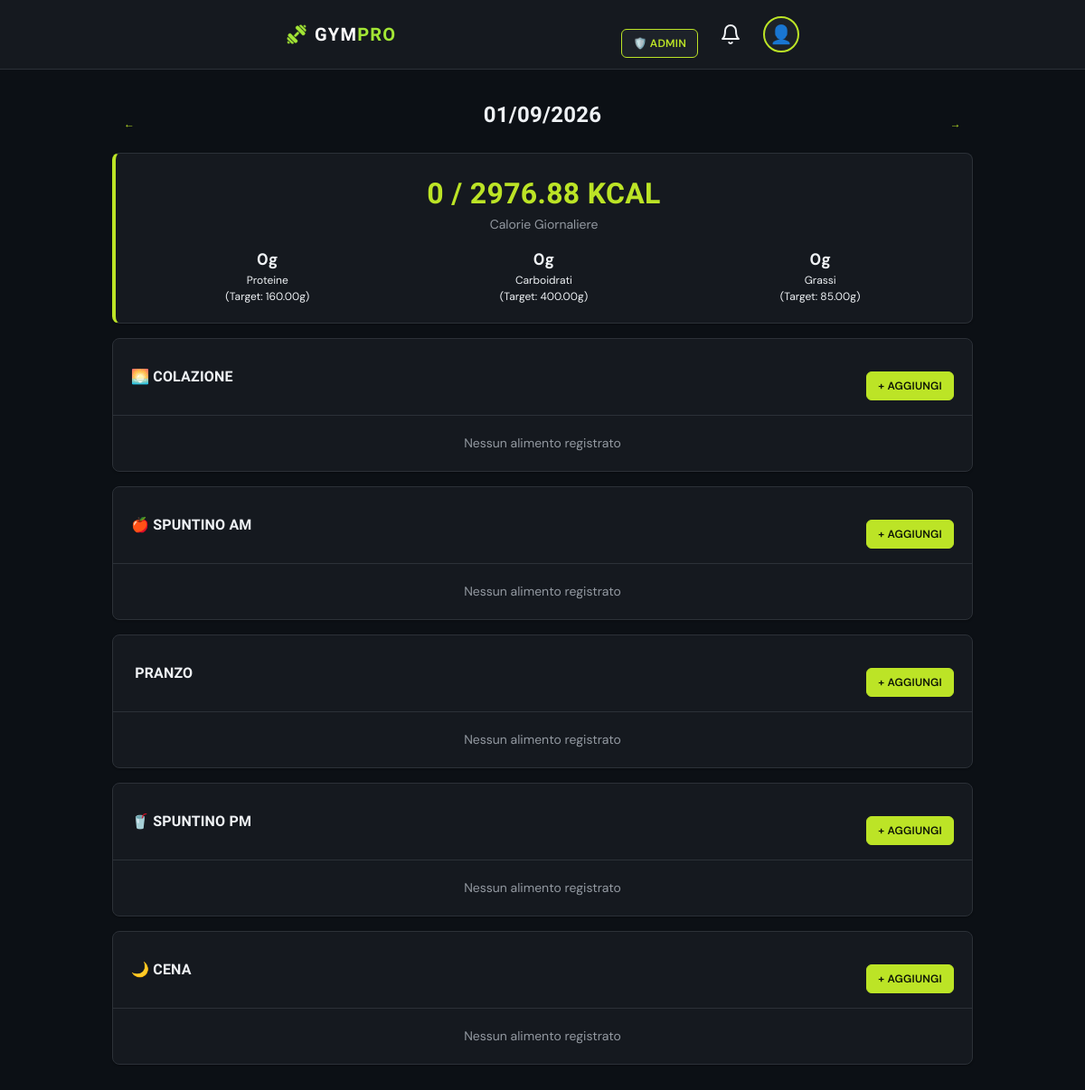
The app's page /nutrition/index.php (signed in) with its own data.
### tables this page shows
CREATE TABLE `user_profiles` (
  `id` int NOT NULL,
  `user_id` int NOT NULL,
  `age` int DEFAULT NULL,
  `height` decimal(5,2) DEFAULT NULL,
  `weight` decimal(5,2) DEFAULT NULL,
  `bmi` decimal(4,2) DEFAULT NULL,
  `training_level` enum('beginner','intermediate','advanced') DEFAULT 'intermediate',
  `goal` varchar(100) DEFAULT 'muscle_gain',
  `bmr` decimal(6,2) DEFAULT NULL,
  `tdee` decimal(6,2) DEFAULT NULL,
  `target_calories` decimal(6,2) DEFAULT NULL,
  `target_protein` decimal(6,2) DEFAULT '160.00',
  `target_carbs` decimal(6,2) DEFAULT '400.00',
  `target_fats` decimal(6,2) DEFAULT '85.00',
  `profile_photo` varchar(255) DEFAULT NULL,
  `created_at` timestamp NULL DEFAULT CURRENT_TIMESTAMP,
  `updated_at` timestamp NULL DEFAULT CURRENT_TIMESTAMP ON UPDATE CURRENT_TIMESTAMP
);

### nutrition/index.php (the view, shortened to what this page needs)
<?php
require_once '../config/database.php';
$user_id = $_SESSION['user_id'];
$today = date('Y-m-d');
$date = $_GET['date'] ?? $today;
$stmt = $pdo->prepare("SELECT target_calories, target_protein, target_carbs, target_fats FROM user_profiles WHERE user_id = ?");
$stmt->execute([$user_id]);
$targets = $stmt->fetch();
$stmt = $pdo->prepare("SELECT * FROM meals WHERE user_id = ? AND meal_date = ? ORDER BY FIELD(meal_type, 'breakfast', 'snack_am', 'lunch', 'snack_pm', 'dinner')");
$stmt->execute([$user_id, $date]);
$meals = $stmt->fetchAll();
$totals = ['cal' => 0, 'p' => 0, 'c' => 0, 'f' => 0];
$meal_labels = ['breakfast' => '🌅 Colazione', 'snack_am' => '🍎 Spuntino AM', 'lunch' => '️ Pranzo', 'snack_pm' => '🥤 Spuntino PM', 'dinner' => '🌙 Cena'];
?>
<!DOCTYPE html>
<html lang="it">
<head>
    <link rel="stylesheet" href="../assets/css/style.css">
</head>
<body>
    <?php include '../includes/header.php'; ?>
    <div class="container">
        <div class="flex-between mb-2">
            <a href="?date=<?= date('Y-m-d', strtotime($date . ' -1 day')) ?>" class="btn btn-sm">←</a>
            <h2 style="margin:0;"><?= date('d/m/Y', strtotime($date)) ?></h2>
            <a href="?date=<?= date('Y-m-d', strtotime($date . ' +1 day')) ?>" class="btn btn-sm">→</a>
        </div>
        <div class="card highlight-card">
            <div class="card-body text-center">
                <h3 style="color: var(--primary); font-size: 32px; margin: 0;"><?= number_format($totals['cal']) ?> / <?= $targets['target_calories'] ?> kcal</h3>
                <p class="text-muted">Calorie Giornaliere</p>
                <div style="display: grid; grid-template-columns: repeat(3, 1fr); gap: 10px; margin-top: 15px;">
                    <div><div style="font-weight:700; font-size:18px;"><?= number_format($totals['p']) ?>g</div><div style="font-size:12px; color:var(--gray);">Proteine<br>(Target: <?= $targets['target_protein'] ?>g)</div></div>
                    <div><div style="font-weight:700; font-size:18px;"><?= number_format($totals['c']) ?>g</div><div style="font-size:12px; color:var(--gray);">Carboidrati<br>(Target: <?= $targets['target_carbs'] ?>g)</div></div>
                    <div><div style="font-weight:700; font-size:18px;"><?= number_format($totals['f']) ?>g</div><div style="font-size:12px; color:var(--gray);">Grassi<br>(Target: <?= $targets['target_fats'] ?>g)</div></div>
                </div>
            </div>
        </div>
        <?php foreach ($meal_labels as $key => $label):
            $meal = array_filter($meals, fn($m) => $m['meal_type'] === $key);
            $meal = !empty($meal) ? reset($meal) : null;
        ?>
            <div class="card">
                <div class="card-header flex-between">
                    <h3 style="margin:0; font-size:16px;"><?= $label ?></h3>
                    <a href="meals.php?date=<?= $date ?>&type=<?= $key ?>&id=<?= $meal['id'] ?? 0 ?>" class="btn btn-sm btn-primary">
                        <?= $meal ? 'Modifica' : '+ Aggiungi' ?>
                    </a>
                </div>
                <?php if ($meal): ?>
                <div class="card-body">
                    <div style="font-size: 14px; color: var(--gray);">
                        <strong><?= number_format($meal['total_calories']) ?> kcal</strong> •
                        P: <?= number_format($meal['total_protein']) ?>g •
                        C: <?= number_format($meal['total_carbs']) ?>g •
                        G: <?= number_format($meal['total_fats']) ?>g
                    </div>
                </div>
                <?php else: ?>
                <div class="card-body text-center text-muted">Nessun alimento registrato</div>
                <?php endif; ?>
            </div>
        <?php endforeach; ?>
    </div>
</body>
</html>

### assets/css/style.css (style rules this page uses)
:root { --radius-sm: calc(0.5rem - 4px); --radius-md: calc(0.5rem - 2px); --radius: 0.5rem; --radius-lg: 0.5rem; --radius-xl: calc(0.5rem + 4px); --radius-2xl: calc(0.5rem + 8px); --background: oklch(0.17 0.012 260); --foreground: oklch(0.96 0.005 250); --surface: oklch(0.21 0.014 260); --surface-strong: oklch(0.25 0.016 260); --card: oklch(0.21 0.014 260); --card-foreground: oklch(0.96 0.005 250); --popover: oklch(0.21 0.014 260); --popover-foreground: oklch(0.96 0.005 250); --primary: oklch(0.86 0.2 122); --primary-foreground: oklch(0.18 0.03 130); --secondary: oklch(0.27 0.016 260); --secondary-foreground: oklch(0.95 0.005 250); --muted: oklch(0.25 0.014 260); --muted-foreground: oklch(0.68 0.014 258); --accent: oklch(0.8 0.16 78); --accent-foreground: oklch(0.2 0.03 70); --destructive: oklch(0.63 0.21 22); --destructive-foreground: oklch(0.98 0.005 250); --success: oklch(0.75 0.16 155); --success-foreground: oklch(0.18 0.03 155); --warning: oklch(0.82 0.16 80); --warning-foreground: oklch(0.2 0.03 70); --border: oklch(0.31 0.014 260); --input: oklch(0.31 0.014 260); --ring: oklch(0.86 0.2 122); --protein: oklch(0.72 0.16 25); --carbs: oklch(0.78 0.15 230); --fat: oklch(0.82 0.16 80); --kcal: oklch(0.86 0.2 122); --chart-1: oklch(0.86 0.2 122); --chart-2: oklch(0.78 0.15 230); --chart-3: oklch(0.82 0.16 80); --chart-4: oklch(0.72 0.16 25); --chart-5: oklch(0.75 0.1 300); --sidebar: oklch(0.19 0.013 260); --sidebar-foreground: oklch(0.93 0.005 250); --sidebar-primary: oklch(0.86 0.2 122); --sidebar-primary-foreground: oklch(0.18 0.03 130); --sidebar-accent: oklch(0.26 0.016 260); --sidebar-accent-foreground: oklch(0.96 0.005 250); --sidebar-border: oklch(0.29 0.014 260); --sidebar-ring: oklch(0.86 0.2 122); --shadow-sm: 0 1px 2px 0 rgba(0, 0, 0, 0.3); --shadow: 0 2px 8px rgba(0, 0, 0, 0.4); --shadow-lg: 0 4px 16px rgba(0, 0, 0, 0.5); --shadow-xl: 0 8px 24px rgba(0, 0, 0, 0.6); }
* { margin: 0; padding: 0; box-sizing: border-box; }
html { color-scheme: dark; -webkit-font-smoothing: antialiased; -moz-osx-font-smoothing: grayscale; }
body { font-family: 'DM Sans', ui-sans-serif, system-ui, sans-serif; background-color: var(--background); color: var(--foreground); line-height: 1.5; padding-bottom: 80px; min-height: 100vh; }
h1, h2, h3, h4, h5, h6 { font-family: 'Barlow Condensed', ui-sans-serif, system-ui, sans-serif; font-weight: 700; letter-spacing: 0.01em; text-transform: uppercase; }
a { color: var(--primary); text-decoration: none; transition: opacity 0.2s; }
.container { max-width: 600px; margin: 0 auto; padding: 16px; }
.text-muted { color: var(--muted-foreground); font-size: 14px; }
.text-center { text-align: center; }
.mb-2 { margin-bottom: 16px; }
.flex-between { display: flex; justify-content: space-between; align-items: center; }
.card { background: var(--card); border: 1px solid var(--border); border-radius: var(--radius-lg); margin-bottom: 16px; overflow: hidden; box-shadow: var(--shadow-sm); }
.card-header { padding: 16px 20px; border-bottom: 1px solid var(--border); display: flex; justify-content: space-between; align-items: center; }
.card-header h3 { font-size: 18px; font-weight: 600; margin: 0; color: var(--foreground); }
.card-body { padding: 20px; }
.highlight-card { border-left: 4px solid var(--primary); }
.btn { display: inline-flex; align-items: center; justify-content: center; gap: 8px; padding: 10px 20px; border-radius: var(--radius-md); font-weight: 600; font-size: 14px; text-decoration: none; cursor: pointer; border: 1px solid transparent; transition: all 0.2s ease; font-family: 'DM Sans', sans-serif; text-transform: uppercase; letter-spacing: 0.02em; }
.btn-primary { background: var(--primary); color: var(--primary-foreground); border-color: var(--primary); }
.btn-sm { padding: 6px 12px; font-size: 12px; }
@media (min-width: 768px) { body { padding-bottom: 0; } }
.card, .stat-card, .food-item, .exercise-item, .meal-section { animation: fadeIn 0.4s ease-out forwards; }
.btn { margin-top: 20px; transition: all 0.2s ease; }
@media (min-width: 768px) { .container { max-width: 800px; padding: 24px; } }
@media (min-width: 1024px) { .container { max-width: 1000px; } }

### records on screen
user_profiles: target_calories "2976.88", target_protein "160.00", target_carbs "400.00", target_fats "85.00"

### other values on screen
date('d/m/Y', strtotime($date)) "01/09/2026"
$totals['cal'] "0"
$totals['p'] "0"
$totals['c'] "0"
$totals['f'] "0"
$label "🌅 COLAZIONE"
$label "🍎 SPUNTINO AM"
$label "️ PRANZO"
$label "🥤 SPUNTINO PM"
$label "🌙 CENA"
